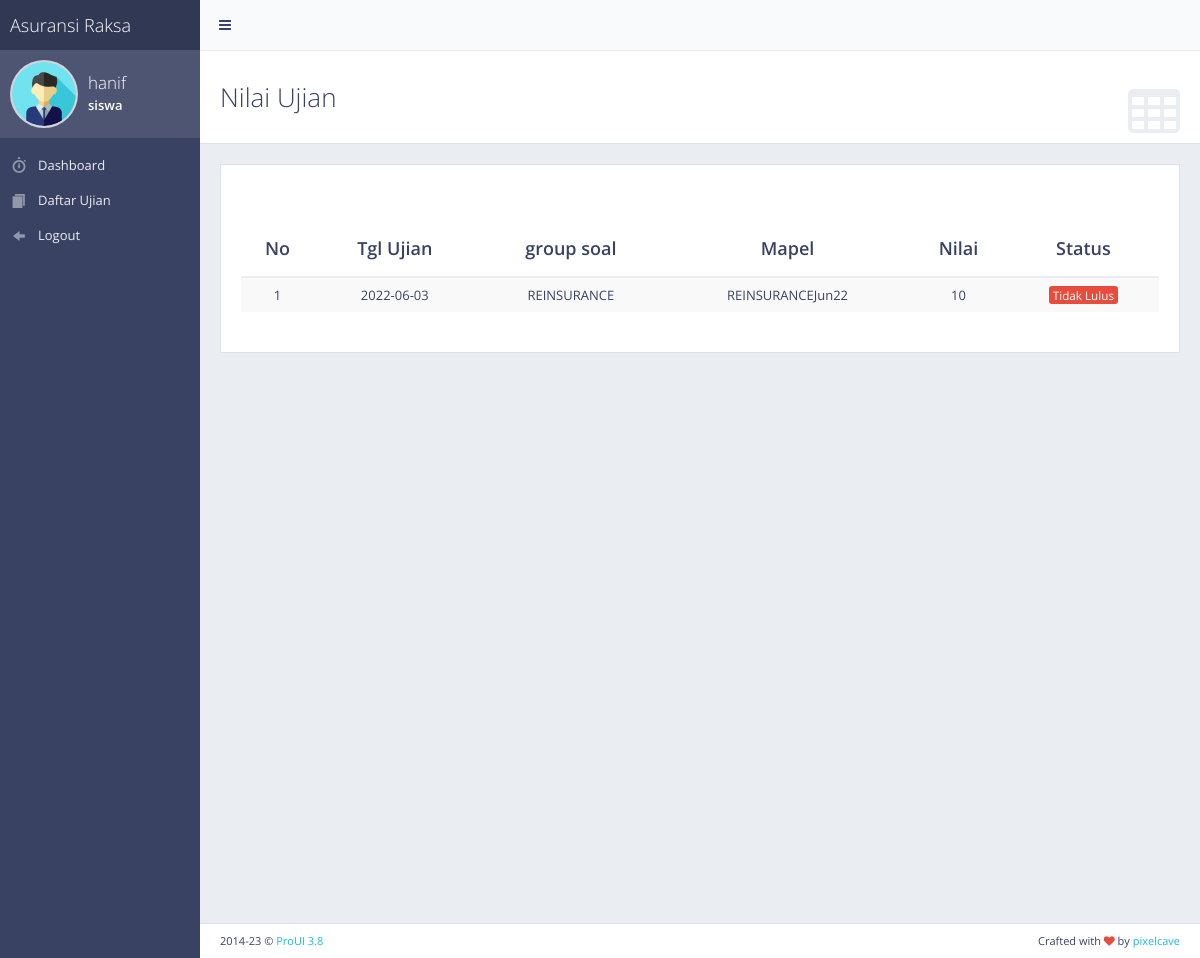
The page /index.php?hasilujian (signed in) on the database as committed earlier.
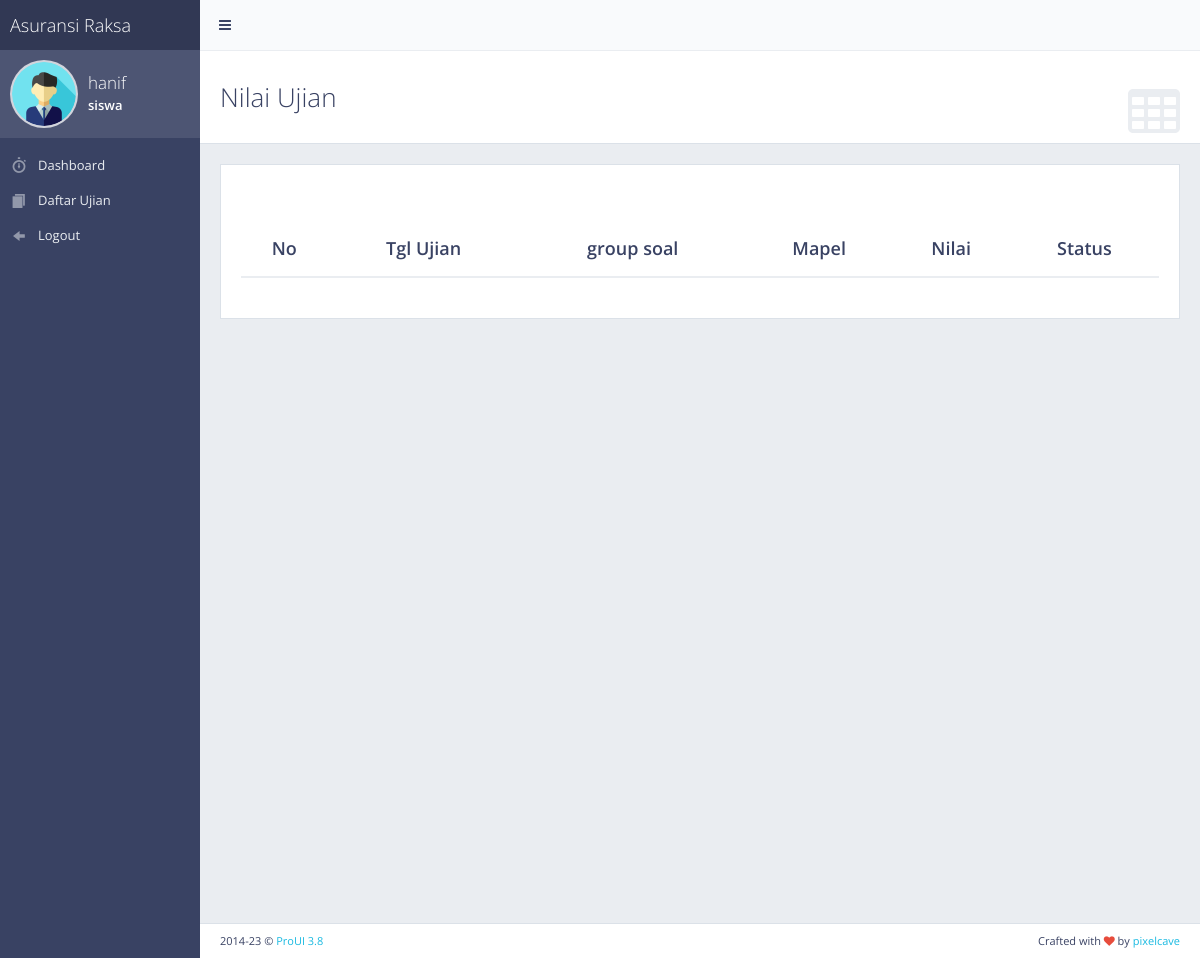
The same page on the database as committed later.
### tables this page shows
CREATE TABLE `nilai` (
  `idnilai` int(11) NOT NULL,
  `iduser` int(11) NOT NULL,
  `idujian` int(11) NOT NULL,
  `nilai` int(11) NOT NULL,
  `tgl` date NOT NULL
);

CREATE TABLE `groupsoal` (
  `idgroup` int(11) NOT NULL,
  `namagroup` varchar(50) NOT NULL,
  `idgurumapel` int(11) NOT NULL,
  `statusgrup` enum('N','Y') NOT NULL
);

CREATE TABLE `mapel` (
  `idmapel` int(11) NOT NULL,
  `kdmapel` varchar(20) NOT NULL,
  `mapel` varchar(40) NOT NULL
);

### hasilujian/hasilujian.php (the view, shortened to what this page needs)
<?php include('koneksi.php'); ?>
<div class="content-header">
    <div class="header-section">
        <h1>
            <i class="fa fa-table"></i>Nilai Ujian
        </h1>
    </div>
</div>
<div class="block full">
    <br>
    <br>
    <div class="table-responsive">
        <table id="example-datatable" class="table table-striped">
            <thead>
                <tr>
                    <th class="text-center">No</th>
                    <th class="text-center">Tgl Ujian</th>
                    <th class="text-center">group soal</th>
                    <th class="text-center">Mapel</th>
                    <th class="text-center">Nilai</th>
                    <th class="text-center">Status</th>
                    <?php
                    if ($_SESSION['status'] == 'siswa') {
                        $tampil = mysqli_query($mysqli, "select n.*, s.*, gs.*, m.*
                    from nilai as n
                    inner join setujian as s
                    inner join groupsoal as gs
                    inner join mapel as m
                    inner join gurumapel as gm
                    on n.idujian = s.idujian and
                    s.idgroup = gs.idgroup AND
                    gs.idgurumapel = gm.idgurumapel and
                    gm.idmapel = m.idmapel where n.iduser = '$_SESSION[iduser]'
                    ");
                    }
                    ?>
                </tr>
            </thead>
            <tbody>
                <?php
                $no = 1;
                while ($hasil = mysqli_fetch_array($tampil)) {
                ?>
                    <tr>
                        <td class="text-center"><?php echo $no++; ?></td>
                        <td class="text-center"><?php echo $hasil['tgl']; ?></td>
                        <td class="text-center"><?php echo $hasil['namagroup']; ?></td>
                        <td class="text-center"><?php echo $hasil['mapel']; ?></td>
                        <td class="text-center"><?php echo $hasil['nilai']; ?></td>
                        <td class="text-center"><?php
                                                if ($hasil['nilai'] >= 85) {
                                                    echo '<span class="label label-success">Hebat</span>';
                                                } elseif ($hasil['nilai'] >= 70) {
                                                    echo '<span class="label label-success">Ok</span>';
                                                } elseif ($hasil['nilai'] >= 60) {
                                                    echo '<span class="label label-warning">Pas</span>';
                                                } else {
                                                    echo '<span class="label label-danger">Tidak Lulus</span>';
                                                } ?></td>
                    </tr>
                <?php } ?>
            </tbody>
        </table>
    </div>
</div>

Rows that differ between the two databases and show on the page:
removed nilai: tgl "2022-06-03", groupsoal.namagroup "REINSURANCE", mapel.mapel "REINSURANCEJun22", nilai "10", shows "Tidak Lulus"
